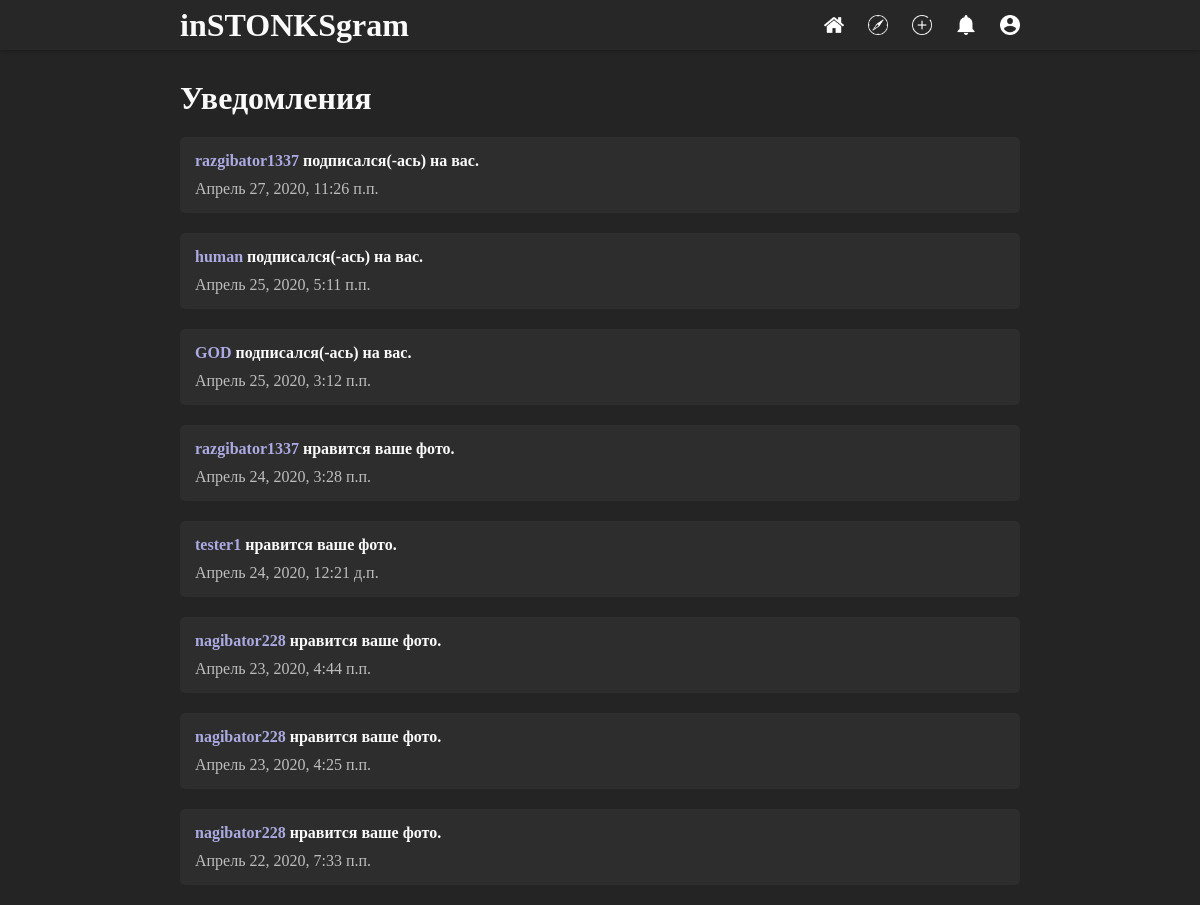
The app's page /notifications/ (signed in) with its own data.
### accounts/models.py (models this page shows, shortened)
class Notification(models.Model):
    username = models.ForeignKey(User, on_delete=models.CASCADE)
    notification_from = models.CharField('Другой пользователь', max_length=300, blank=True)
    notification_text = models.CharField('Текст уведомления', max_length=300, blank=True)
    pub_id = models.IntegerField('Идентефикатор публикации', null=True, blank=True)
    not_date = models.DateTimeField('Дата уведомления', auto_now_add=True)

### accounts/views.py (the view)
# urls.py: path('notifications/', views.notificationsView, name='notifications'),
@login_required
def notificationsView(request):
    nots = Notification.objects.filter(username=request.user).order_by('-not_date')[:30]
    return render(request, 'notifications.html', context={'nots': nots})

### accounts/templates/notifications.html
{% extends 'index.html' %}
{% block content %}
    <h1 class="section-name-h1">Уведомления</h1>
    <div class="notifications-block">
    {% if nots %}
        {% for n in nots %}
        <div class="notification">
            <h4><a href="{% url 'profile' n.notification_from %}">{{n.notification_from}}</a> {{n.notification_text}}</h4>
            <p>{{n.not_date}}</p>
        </div>
        {% endfor %}
    {% else %}
    <div class="notification">
        <h3>У вас нет новых уведомлений</h3>
    </div>
    {% endif %}
    </div>
{% endblock %}

### static/css/style.css (style rules this page uses)
* { margin: 0; padding: 0; }
body { font-family: Tengri; margin: 0; padding: 0; background: #242424; color: #fafafa; }
a { text-decoration: none; color: #fafafa; }
.notifications-block { margin-top: 20px; }
.notification { background: #2d2d2d; padding: 15px; margin-bottom: 20px; border-radius: 5px; }
.notification a { color: #abaae2; }
.notification p { padding-top: 10px; color: #bdbdbd; }

### records on screen
Notification: notification_from "razgibator1337", notification_text "подписался(-ась) на вас.", not_date "Апрель 27, 2020, 11:26 п.п."
Notification: notification_from "human", notification_text "подписался(-ась) на вас.", not_date "Апрель 25, 2020, 5:11 п.п."
Notification: notification_from "GOD", notification_text "подписался(-ась) на вас.", not_date "Апрель 25, 2020, 3:12 п.п."
Notification: notification_from "razgibator1337", notification_text "нравится ваше фото.", not_date "Апрель 24, 2020, 3:28 п.п."
Notification: notification_from "tester1", notification_text "нравится ваше фото.", not_date "Апрель 24, 2020, 12:21 д.п."
Notification: notification_from "nagibator228", notification_text "нравится ваше фото.", not_date "Апрель 23, 2020, 4:44 п.п."
Notification: notification_from "nagibator228", notification_text "нравится ваше фото.", not_date "Апрель 23, 2020, 4:25 п.п."
Notification: notification_from "nagibator228", notification_text "нравится ваше фото.", not_date "Апрель 22, 2020, 7:33 п.п."
